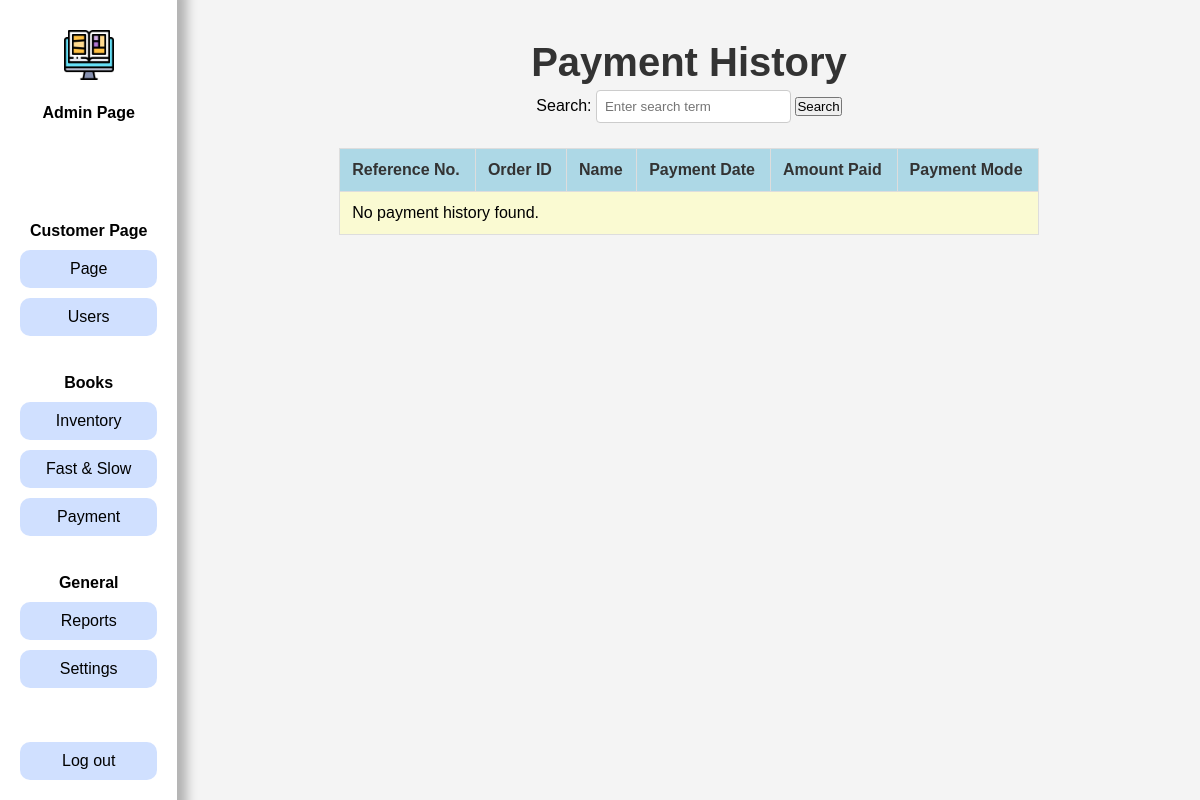
The page /paymenthistory.php on the database as committed earlier.
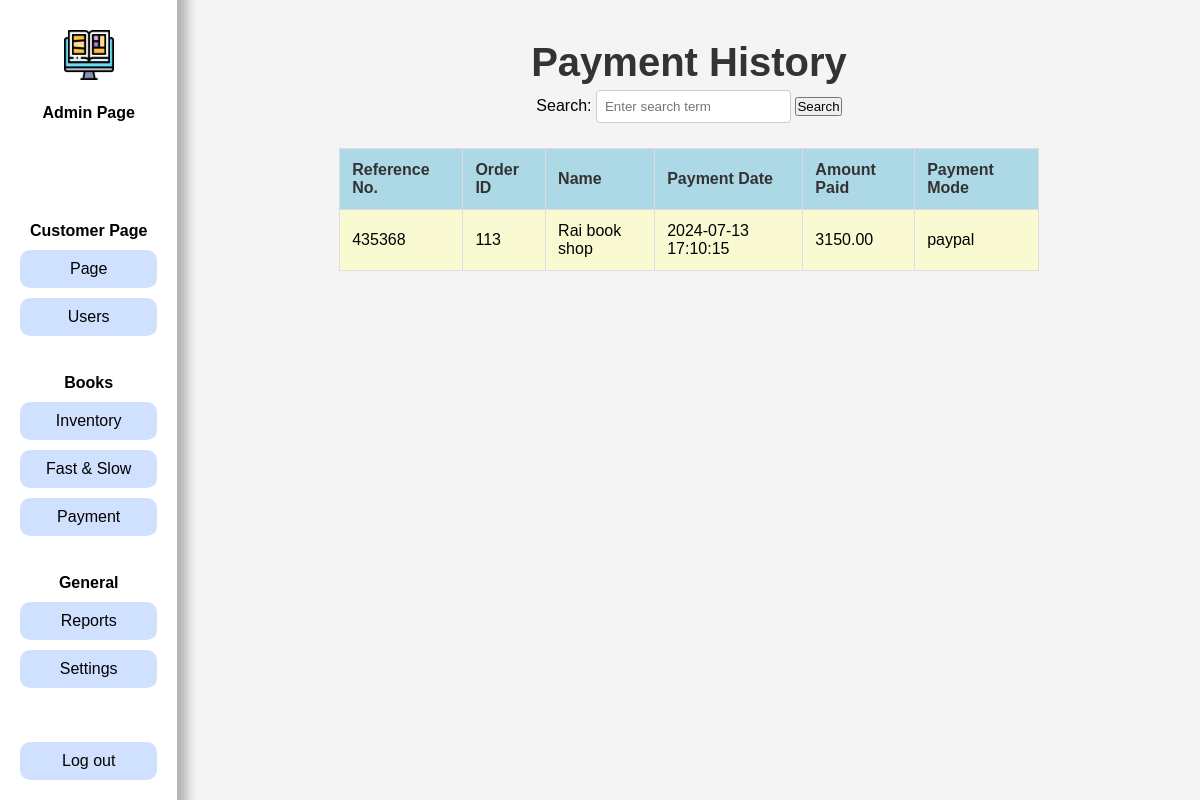
The same page on the database as committed later.
### tables this page shows
CREATE TABLE `page` (
  `ItemID` int(11) NOT NULL,
  `Itemname` varchar(50) NOT NULL,
  `value` varchar(200) NOT NULL
);

CREATE TABLE `payment` (
  `payment_id` int(11) NOT NULL,
  `order_id` int(11) NOT NULL,
  `customer_id` int(11) NOT NULL,
  `payment_date` timestamp NOT NULL DEFAULT current_timestamp(),
  `amount_paid` decimal(10,2) NOT NULL,
  `payment_mode` varchar(100) NOT NULL
);

CREATE TABLE `users` (
  `UserID` int(11) NOT NULL,
  `FName` varchar(50) NOT NULL,
  `LName` varchar(50) NOT NULL,
  `username` varchar(50) NOT NULL,
  `password` varchar(100) NOT NULL,
  `email` varchar(50) NOT NULL,
  `phone` varchar(15) DEFAULT NULL,
  `address` varchar(200) DEFAULT NULL,
  `attempt` int(11) NOT NULL,
  `block` int(11) NOT NULL,
  `admin` int(1) NOT NULL,
  `profile` varchar(200) NOT NULL,
  `verification` varchar(10) NOT NULL,
  `verification_code` varchar(10) NOT NULL
);

### query.php (called while the page is built, shortened)
<?php
$queryPage = mysqli_query($con, "SELECT * FROM page WHERE ItemID IN (1, 2, 3, 4, 5)");
while ($rowPage = mysqli_fetch_assoc($queryPage)) {
    if ($rowPage["ItemID"] == 1) {
        $logo = $rowPage["value"];
    } elseif ($rowPage["ItemID"] == 2) {
        $companyname = $rowPage["value"];
    } elseif ($rowPage["ItemID"] == 3) {
        $backgroundimg = $rowPage["value"];
    } elseif ($rowPage["ItemID"] == 4) {
        $backgroundcolor = $rowPage["value"];
    } elseif ($rowPage["ItemID"] == 5) {
        $color = $rowPage["value"];
    }
}

### paymenthistory.php (the view, shortened to what this page needs)
<?php
include 'connect.php';
include 'query.php';
if (isset($_GET['search'])) {
    $search = mysqli_real_escape_string($con, $_GET['search']);
    $sql = "SELECT payment_id, order_id, customer_id, payment_date, amount_paid, payment_mode FROM payment
            WHERE payment_id LIKE '%$search%' OR order_id LIKE '%$search%' OR payment_date LIKE '%$search%'
            OR amount_paid LIKE '%$search%' OR payment_mode LIKE '%$search%'";
    $sql .= " OR customer_id IN (SELECT UserID FROM users WHERE FName LIKE '%$search%' OR LName LIKE '%$search%')";
} else {
    $sql = "SELECT payment_id, order_id, customer_id, payment_date, amount_paid, payment_mode FROM payment";
}
$result = mysqli_query($con, $sql);
?>
<!DOCTYPE html>
<html lang="en">
<head>
    <link rel="stylesheet" href="css/admin.css">
    <link rel="stylesheet" href="css/paymenthistory.css">
</head>
<body>
    <?php include 'aheader.php'; ?>
    <div class="wrapper" id="page">
        <h2>Payment History</h2>
        <form action="" method="get">
            <label for="search">Search:</label>
            <input type="text" id="search" name="search" placeholder="Enter search term">
            <button type="submit">Search</button>
        </form>
        <table>
            <tr>
                <th>Reference No.</th>
                <th>Order ID</th>
                <th>Name</th>
                <th>Payment Date</th>
                <th>Amount Paid</th>
                <th>Payment Mode</th>
            </tr>
            <?php
            if ($result && mysqli_num_rows($result) > 0) {
                while ($row = mysqli_fetch_assoc($result)) {
                    $sql2 = "SELECT FName, LName FROM users WHERE UserID = " . $row['customer_id'];
                    $result2 = mysqli_query($con, $sql2);
                    $userRow = mysqli_fetch_assoc($result2);
                    echo "<tr>";
                    echo "<td>" . $row['payment_id'] . "</td>";
                    echo "<td>" . $row['order_id'] . "</td>";
                    echo "<td>" . $userRow['FName'] . " " . $userRow['LName'] . "</td>";
                    echo "<td>" . $row['payment_date'] . "</td>";
                    echo "<td>" . $row['amount_paid'] . "</td>";
                    echo "<td>" . $row['payment_mode'] . "</td>";
                    echo "</tr>";
                }
            } else {
                echo "<tr><td colspan='6'>No payment history found.</td></tr>";
            }
            ?>
        </table>
    </div>
</body>
</html>

### aheader.php (shortened to what this page needs)
<header>
    <a href="admin.php"><img src="<?php echo $logo ?>" width="50" alt="Logo"></a>
    <div class="logoname"><a href="#"><strong>Admin Page</strong></a></div>
    <div class="header">
        <h4>Customer Page</h4>
        <a class="a" href="admin.php#page">Page</a>
        <a class="a" href="blockuser.php">Users</a><br>
        <h4>Books</h4>
        <a class="a" href="admin.php#inventory">Inventory</a>
        <a class="a" href="admin.php#dashboard">Fast & Slow</a>
        <a class="a" href="paymenthistory.php">Payment</a><br>
        <h4>General</h4>
        <a class="a" href="printreport.php">Reports</a>
        <a onclick='showSettingsPopup()' class="a" href="#settings">Settings</a>
    </div>
    <a class="a" id="logout" href="logout.php">Log out</a>
</header>

### css/admin.css (style rules this page uses)
* { font-family: Arial, Helvetica, sans-serif; scroll-behavior: smooth; transition: 0.6s ease; max-width: 99vw; padding: 0px; margin: 0px; box-sizing: inherit; }
a { text-decoration: none; color: black; }
header { background-color: white; height: 41px; z-index: 1; height: 100%; position: fixed; display: flex; flex-direction: row; align-items: center; gap: 20px; padding: 30px; box-shadow: 0px 0px 10px 10px #00000044; top: 0px; flex-direction: column; }
header .a { width: 100%; background-color: #0059ff2f; text-align: center; padding: 10px; border-radius: 10px; }
.header { margin-top: 10vh; display: flex; gap: 10px; align-items: center; flex-direction: column; }
.wrapper { margin-left: 60px; padding-top: 20px; padding-left: 130px; display: flex; flex-direction: column; align-items: center; }
input[type="file"], input[type="color"], input[type="text"] { margin: 5px 0; padding: 8px; border: 1px solid #ccc; border-radius: 4px; }
#logout { margin-top: auto; margin-bottom: 50px; }

### css/paymenthistory.css (style rules this page uses)
body { font-family: 'Arial', sans-serif; background-color: #f4f4f4; margin: 0; padding: 0; }
h2 { color: #333; text-align: center; margin-top: 20px; font-size: 40px; }
table { border-collapse: collapse; width: 70%; margin-top: 20px; }
th, td { border: 1px solid #dddddd; text-align: left; padding: 12px; }
th { background-color: lightblue; color: #333; }
tr:nth-child(even) { background-color: lightgoldenrodyellow; }

Rows that differ between the two databases and show on the page:
added payment: payment_id "435368", order "113", users.FName "Rai", users.LName "book shop", payment_date "2024-07-13 17:10:15", amount_paid "3150.00", payment_mode "paypal"
Other text that changed with them:
text no longer shown: "No payment history found."
